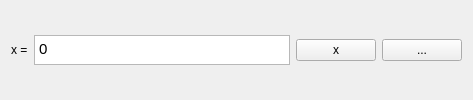
         <widget class="QWidget" name="widget_5" native="true">
          <layout class="QHBoxLayout" name="horizontalLayout_3">
           <item>
            <widget class="QLabel" name="label_5">
             <property name="maximumSize">
              <size>
               <width>30</width>
               <height>16777215</height>
              </size>
             </property>
             <property name="text">
              <string>x =</string>
             </property>
            </widget>
           </item>
           <item>
            <widget class="QTextEdit" name="textEdit_x_input">
             <property name="maximumSize">
              <size>
               <width>16777215</width>
               <height>30</height>
              </size>
             </property>
             <property name="html">
              <string>&lt;!DOCTYPE HTML PUBLIC &quot;-//W3C//DTD HTML 4.0//EN&quot; &quot;http://www.w3.org/TR/REC-html40/strict.dtd&quot;&gt;
&lt;html&gt;&lt;head&gt;&lt;meta name=&quot;qrichtext&quot; content=&quot;1&quot; /&gt;&lt;meta charset=&quot;utf-8&quot; /&gt;&lt;style type=&quot;text/css&quot;&gt;
p, li { white-space: pre-wrap; }
hr { height: 1px; border-width: 0; }
li.unchecked::marker { content: &quot;\2610&quot;; }
li.checked::marker { content: &quot;\2612&quot;; }
&lt;/style&gt;&lt;/head&gt;&lt;body style=&quot; font-family:'Ubuntu'; font-size:11pt; font-weight:400; font-style:normal;&quot;&gt;
&lt;p style=&quot; margin-top:0px; margin-bottom:0px; margin-left:0px; margin-right:0px; -qt-block-indent:0; text-indent:0px;&quot;&gt;0&lt;/p&gt;&lt;/body&gt;&lt;/html&gt;</string>
             </property>
            </widget>
           </item>
           <item>
            <widget class="QPushButton" name="pushButton_type_x">
             <property name="sizePolicy">
              <sizepolicy hsizetype="Maximum" vsizetype="Maximum">
               <horstretch>0</horstretch>
               <verstretch>0</verstretch>
              </sizepolicy>
             </property>
             <property name="text">
              <string>x</string>
             </property>
             <attribute name="buttonGroup">
              <string notr="true">buttonGroup</string>
             </attribute>
            </widget>
           </item>
           <item>
            <widget class="QPushButton" name="pushButton_expand">
             <property name="enabled">
              <bool>true</bool>
             </property>
             <property name="sizePolicy">
              <sizepolicy hsizetype="Maximum" vsizetype="Maximum">
               <horstretch>0</horstretch>
               <verstretch>0</verstretch>
              </sizepolicy>
             </property>
             <property name="maximumSize">
              <size>
               <width>16777215</width>
               <height>16777215</height>
              </size>
             </property>
             <property name="text">
              <string>...</string>
             </property>
            </widget>
           </item>
          </layout>
         </widget>
